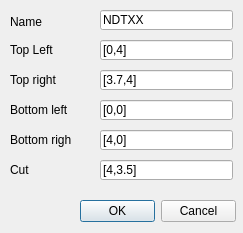
<?xml version="1.0" encoding="UTF-8"?>
<ui version="4.0">
 <class>sampleDialog</class>
 <widget class="QDialog" name="sampleDialog">
  <property name="geometry">
   <rect>
    <x>0</x>
    <y>0</y>
    <width>243</width>
    <height>233</height>
   </rect>
  </property>
  <property name="minimumSize">
   <size>
    <width>243</width>
    <height>233</height>
   </size>
  </property>
  <property name="maximumSize">
   <size>
    <width>243</width>
    <height>233</height>
   </size>
  </property>
  <property name="windowTitle">
   <string>New Sample</string>
  </property>
  <property name="windowIcon">
   <iconset>
    <normaloff>res/logo.png</normaloff>res/logo.png</iconset>
  </property>
  <widget class="QDialogButtonBox" name="buttonBox">
   <property name="geometry">
    <rect>
     <x>80</x>
     <y>200</y>
     <width>156</width>
     <height>23</height>
    </rect>
   </property>
   <property name="orientation">
    <enum>Qt::Horizontal</enum>
   </property>
   <property name="standardButtons">
    <set>QDialogButtonBox::Cancel|QDialogButtonBox::Ok</set>
   </property>
  </widget>
  <widget class="QLineEdit" name="nameTxt">
   <property name="geometry">
    <rect>
     <x>100</x>
     <y>10</y>
     <width>133</width>
     <height>20</height>
    </rect>
   </property>
   <property name="text">
    <string>NDTXX</string>
   </property>
  </widget>
  <widget class="QLabel" name="label">
   <property name="geometry">
    <rect>
     <x>10</x>
     <y>14</y>
     <width>47</width>
     <height>16</height>
    </rect>
   </property>
   <property name="text">
    <string>Name</string>
   </property>
  </widget>
  <widget class="QLabel" name="label_2">
   <property name="geometry">
    <rect>
     <x>10</x>
     <y>40</y>
     <width>51</width>
     <height>20</height>
    </rect>
   </property>
   <property name="text">
    <string>Top Left</string>
   </property>
  </widget>
  <widget class="QLineEdit" name="tlTxt">
   <property name="geometry">
    <rect>
     <x>100</x>
     <y>40</y>
     <width>133</width>
     <height>20</height>
    </rect>
   </property>
   <property name="text">
    <string>[0,4]</string>
   </property>
  </widget>
  <widget class="QLabel" name="label_3">
   <property name="geometry">
    <rect>
     <x>10</x>
     <y>70</y>
     <width>51</width>
     <height>20</height>
    </rect>
   </property>
   <property name="text">
    <string>Top right</string>
   </property>
  </widget>
  <widget class="QLineEdit" name="trTxt">
   <property name="geometry">
    <rect>
     <x>100</x>
     <y>70</y>
     <width>133</width>
     <height>20</height>
    </rect>
   </property>
   <property name="text">
    <string>[3.7,4]</string>
   </property>
  </widget>
  <widget class="QLabel" name="label_4">
   <property name="geometry">
    <rect>
     <x>10</x>
     <y>100</y>
     <width>61</width>
     <height>20</height>
    </rect>
   </property>
   <property name="text">
    <string>Bottom left</string>
   </property>
  </widget>
  <widget class="QLineEdit" name="blTxt">
   <property name="geometry">
    <rect>
     <x>100</x>
     <y>100</y>
     <width>133</width>
     <height>20</height>
    </rect>
   </property>
   <property name="text">
    <string>[0,0]</string>
   </property>
  </widget>
  <widget class="QLabel" name="label_5">
   <property name="geometry">
    <rect>
     <x>10</x>
     <y>130</y>
     <width>61</width>
     <height>20</height>
    </rect>
   </property>
   <property name="text">
    <string>Bottom right</string>
   </property>
  </widget>
  <widget class="QLineEdit" name="brTxt">
   <property name="geometry">
    <rect>
     <x>100</x>
     <y>130</y>
     <width>133</width>
     <height>20</height>
    </rect>
   </property>
   <property name="text">
    <string>[4,0]</string>
   </property>
  </widget>
  <widget class="QLabel" name="label_6">
   <property name="geometry">
    <rect>
     <x>10</x>
     <y>160</y>
     <width>61</width>
     <height>20</height>
    </rect>
   </property>
   <property name="text">
    <string>Cut</string>
   </property>
  </widget>
  <widget class="QLineEdit" name="cTxt">
   <property name="geometry">
    <rect>
     <x>100</x>
     <y>160</y>
     <width>133</width>
     <height>20</height>
    </rect>
   </property>
   <property name="text">
    <string>[4,3.5]</string>
   </property>
  </widget>
 </widget>
 <resources/>
 <connections>
  <connection>
   <sender>buttonBox</sender>
   <signal>accepted()</signal>
   <receiver>sampleDialog</receiver>
   <slot>accept()</slot>
   <hints>
    <hint type="sourcelabel">
     <x>245</x>
     <y>214</y>
    </hint>
    <hint type="destinationlabel">
     <x>157</x>
     <y>274</y>
    </hint>
   </hints>
  </connection>
  <connection>
   <sender>buttonBox</sender>
   <signal>rejected()</signal>
   <receiver>sampleDialog</receiver>
   <slot>reject()</slot>
   <hints>
    <hint type="sourcelabel">
     <x>245</x>
     <y>220</y>
    </hint>
    <hint type="destinationlabel">
     <x>286</x>
     <y>274</y>
    </hint>
   </hints>
  </connection>
 </connections>
</ui>
